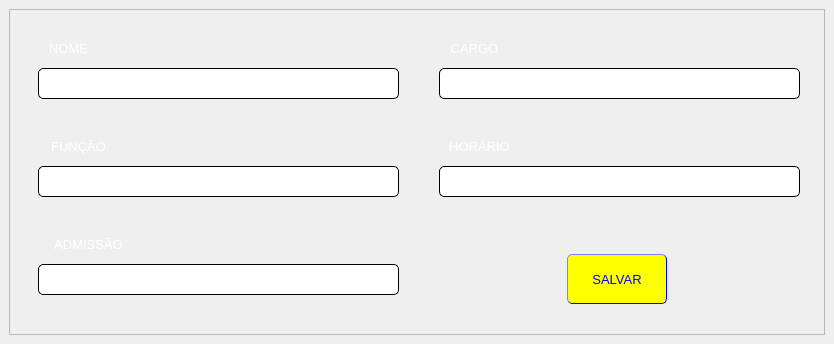
<?xml version="1.0" encoding="UTF-8"?>
<ui version="4.0">
 <class>MainWindow</class>
 <widget class="QMainWindow" name="MainWindow">
  <property name="geometry">
   <rect>
    <x>0</x>
    <y>0</y>
    <width>834</width>
    <height>344</height>
   </rect>
  </property>
  <property name="font">
   <font>
    <family>Arial</family>
    <pointsize>10</pointsize>
   </font>
  </property>
  <property name="windowTitle">
   <string>ATUALIZAÇÃO DE COLABORADOR</string>
  </property>
  <widget class="QWidget" name="centralwidget">
   <layout class="QGridLayout" name="gridLayout">
    <item row="0" column="0">
     <widget class="QFrame" name="frame">
      <property name="styleSheet">
       <string notr="true">background-image: url(:/img/Back_Editar.jpg);</string>
      </property>
      <property name="frameShape">
       <enum>QFrame::StyledPanel</enum>
      </property>
      <property name="frameShadow">
       <enum>QFrame::Raised</enum>
      </property>
      <layout class="QGridLayout" name="gridLayout_2">
       <item row="0" column="0" rowspan="2">
        <widget class="QWidget" name="widget" native="true">
         <property name="styleSheet">
          <string notr="true">background: transparent</string>
         </property>
         <layout class="QVBoxLayout" name="verticalLayout">
          <item>
           <widget class="QWidget" name="widget_12" native="true">
            <property name="styleSheet">
             <string notr="true">background: transparent</string>
            </property>
            <widget class="QLabel" name="label_7">
             <property name="geometry">
              <rect>
               <x>10</x>
               <y>10</y>
               <width>61</width>
               <height>21</height>
              </rect>
             </property>
             <property name="styleSheet">
              <string notr="true">background-color: rgba(0, 0, 0,.7);
color: rgb(255, 255, 255);
font: 75 12pt &quot;Arial&quot;;
border-style: outset;
border-radius: 5px</string>
             </property>
             <property name="text">
              <string>&lt;html&gt;&lt;head/&gt;&lt;body&gt;&lt;p align=&quot;center&quot;&gt;NOME&lt;/p&gt;&lt;/body&gt;&lt;/html&gt;</string>
             </property>
            </widget>
            <widget class="QLineEdit" name="ln_nome">
             <property name="geometry">
              <rect>
               <x>10</x>
               <y>40</y>
               <width>361</width>
               <height>31</height>
              </rect>
             </property>
             <property name="styleSheet">
              <string notr="true">background-color: rgb(255, 255, 255);
font: 75 12pt &quot;Arial&quot;;
border-style: outset;
border-width: 1px;
border-color: black;
border-radius: 5px;
padding-left: 10px</string>
             </property>
            </widget>
           </widget>
          </item>
          <item>
           <widget class="QWidget" name="widget_13" native="true">
            <property name="styleSheet">
             <string notr="true">background: transparent</string>
            </property>
            <widget class="QLabel" name="label_8">
             <property name="geometry">
              <rect>
               <x>10</x>
               <y>10</y>
               <width>81</width>
               <height>21</height>
              </rect>
             </property>
             <property name="styleSheet">
              <string notr="true">background-color: rgba(0, 0, 0,.7);
color: rgb(255, 255, 255);
font: 75 12pt &quot;Arial&quot;;
border-style: outset;
border-radius: 5px</string>
             </property>
             <property name="text">
              <string>&lt;html&gt;&lt;head/&gt;&lt;body&gt;&lt;p align=&quot;center&quot;&gt;FUNÇÃO&lt;/p&gt;&lt;/body&gt;&lt;/html&gt;</string>
             </property>
            </widget>
            <widget class="QLineEdit" name="ln_funcao">
             <property name="geometry">
              <rect>
               <x>10</x>
               <y>40</y>
               <width>361</width>
               <height>31</height>
              </rect>
             </property>
             <property name="styleSheet">
              <string notr="true">background-color: rgb(255, 255, 255);
font: 75 12pt &quot;Arial&quot;;
border-style: outset;
border-width: 1px;
border-color: black;
border-radius: 5px;
padding-left: 10px</string>
             </property>
            </widget>
           </widget>
          </item>
          <item>
           <widget class="QWidget" name="widget_14" native="true">
            <property name="styleSheet">
             <string notr="true">background: transparent</string>
            </property>
            <widget class="QLabel" name="label_9">
             <property name="geometry">
              <rect>
               <x>10</x>
               <y>10</y>
               <width>101</width>
               <height>21</height>
              </rect>
             </property>
             <property name="styleSheet">
              <string notr="true">background-color: rgba(0, 0, 0,.7);
color: rgb(255, 255, 255);
font: 75 12pt &quot;Arial&quot;;
border-style: outset;
border-radius: 5px</string>
             </property>
             <property name="text">
              <string>&lt;html&gt;&lt;head/&gt;&lt;body&gt;&lt;p align=&quot;center&quot;&gt;ADMISSÃO&lt;/p&gt;&lt;/body&gt;&lt;/html&gt;</string>
             </property>
            </widget>
            <widget class="QLineEdit" name="ln_admissao">
             <property name="geometry">
              <rect>
               <x>10</x>
               <y>40</y>
               <width>361</width>
               <height>31</height>
              </rect>
             </property>
             <property name="styleSheet">
              <string notr="true">background-color: rgb(255, 255, 255);
font: 75 12pt &quot;Arial&quot;;
border-style: outset;
border-width: 1px;
border-color: black;
border-radius: 5px;
padding-left: 10px</string>
             </property>
            </widget>
           </widget>
          </item>
         </layout>
        </widget>
       </item>
       <item row="0" column="1">
        <widget class="QWidget" name="widget_2" native="true">
         <property name="styleSheet">
          <string notr="true">background: transparent</string>
         </property>
         <layout class="QVBoxLayout" name="verticalLayout_2">
          <item>
           <widget class="QWidget" name="widget_10" native="true">
            <property name="styleSheet">
             <string notr="true">background: transparent</string>
            </property>
            <widget class="QLabel" name="label_6">
             <property name="geometry">
              <rect>
               <x>10</x>
               <y>10</y>
               <width>71</width>
               <height>21</height>
              </rect>
             </property>
             <property name="styleSheet">
              <string notr="true">background-color: rgba(0, 0, 0,.7);
color: rgb(255, 255, 255);
font: 75 12pt &quot;Arial&quot;;
border-style: outset;
border-radius: 5pX</string>
             </property>
             <property name="text">
              <string>&lt;html&gt;&lt;head/&gt;&lt;body&gt;&lt;p align=&quot;center&quot;&gt;CARGO&lt;/p&gt;&lt;/body&gt;&lt;/html&gt;</string>
             </property>
            </widget>
            <widget class="QLineEdit" name="ln_cargo">
             <property name="geometry">
              <rect>
               <x>10</x>
               <y>40</y>
               <width>361</width>
               <height>31</height>
              </rect>
             </property>
             <property name="styleSheet">
              <string notr="true">background-color: rgb(255, 255, 255);
font: 75 12pt &quot;Arial&quot;;
border-style: outset;
border-width: 1px;
border-color: black;
border-radius: 5px;
padding-left: 10px</string>
             </property>
            </widget>
           </widget>
          </item>
          <item>
           <widget class="QWidget" name="widget_8" native="true">
            <property name="styleSheet">
             <string notr="true">background: transparent;</string>
            </property>
            <widget class="QLabel" name="label_5">
             <property name="geometry">
              <rect>
               <x>10</x>
               <y>10</y>
               <width>81</width>
               <height>21</height>
              </rect>
             </property>
             <property name="styleSheet">
              <string notr="true">background-color: rgba(0, 0, 0,.7);
color: rgb(255, 255, 255);
font: 75 12pt &quot;Arial&quot;;
border-style: outset;
border-radius: 5px</string>
             </property>
             <property name="text">
              <string>&lt;html&gt;&lt;head/&gt;&lt;body&gt;&lt;p align=&quot;center&quot;&gt;HORÁRIO&lt;/p&gt;&lt;/body&gt;&lt;/html&gt;</string>
             </property>
            </widget>
            <widget class="QLineEdit" name="ln_horario">
             <property name="geometry">
              <rect>
               <x>10</x>
               <y>40</y>
               <width>361</width>
               <height>31</height>
              </rect>
             </property>
             <property name="styleSheet">
              <string notr="true">background-color: rgb(255, 255, 255);
font: 75 12pt &quot;Arial&quot;;
border-style: outset;
border-width: 1px;
border-color: black;
border-radius: 5px;
padding-left: 10px</string>
             </property>
            </widget>
           </widget>
          </item>
         </layout>
        </widget>
       </item>
       <item row="1" column="1">
        <widget class="QWidget" name="widget_3" native="true">
         <property name="maximumSize">
          <size>
           <width>16777215</width>
           <height>92</height>
          </size>
         </property>
         <property name="styleSheet">
          <string notr="true">background: transparent;</string>
         </property>
         <layout class="QGridLayout" name="gridLayout_3">
          <item row="0" column="0">
           <widget class="QPushButton" name="bt_salvar">
            <property name="maximumSize">
             <size>
              <width>100</width>
              <height>50</height>
             </size>
            </property>
            <property name="styleSheet">
             <string notr="true">QPushButton{
	color: rgb(0, 0, 255);
	font: 75 18pt &quot;Arial&quot;;
	background-color: rgb(255, 255, 0);
	border-style: outset;
	border-width: 1px;
	border-color: blue;
	border-radius: 5px
}
QPushButton:pressed{
	background-color: rgb(0, 0, 255);
	color: rgb(255, 255, 0);
	border-color:yellow;
}</string>
            </property>
            <property name="text">
             <string>SALVAR</string>
            </property>
           </widget>
          </item>
         </layout>
        </widget>
       </item>
      </layout>
     </widget>
    </item>
   </layout>
  </widget>
 </widget>
 <resources>
  <include location="Back_Editar.qrc"/>
 </resources>
 <connections/>
</ui>
